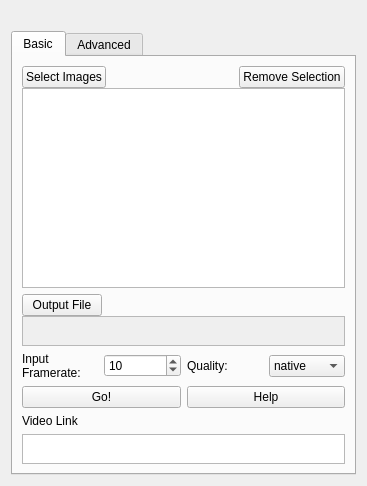
<?xml version="1.0" encoding="UTF-8"?>
<ui version="4.0">
 <class>SeedMeGUI</class>
 <widget class="QWidget" name="SeedMeGUI">
  <property name="geometry">
   <rect>
    <x>0</x>
    <y>0</y>
    <width>367</width>
    <height>486</height>
   </rect>
  </property>
  <property name="windowTitle">
   <string>Form</string>
  </property>
  <layout class="QVBoxLayout" name="verticalLayout_4">
   <item>
    <widget class="QLabel" name="SeedMeLabel">
     <property name="text">
      <string/>
     </property>
     <property name="pixmap">
      <pixmap>SeedMeImage.png</pixmap>
     </property>
     <property name="alignment">
      <set>Qt::AlignCenter</set>
     </property>
    </widget>
   </item>
   <item>
    <widget class="QTabWidget" name="SeedMeTabWidget">
     <property name="tabPosition">
      <enum>QTabWidget::North</enum>
     </property>
     <property name="currentIndex">
      <number>0</number>
     </property>
     <widget class="QWidget" name="tab">
      <attribute name="title">
       <string>Basic</string>
      </attribute>
      <layout class="QVBoxLayout" name="verticalLayout_3">
       <item>
        <layout class="QVBoxLayout" name="verticalLayout">
         <property name="spacing">
          <number>0</number>
         </property>
         <item>
          <layout class="QHBoxLayout" name="horizontalLayout">
           <item>
            <widget class="QPushButton" name="SelectImagesButton">
             <property name="text">
              <string>Select Images</string>
             </property>
            </widget>
           </item>
           <item>
            <spacer name="horizontalSpacer">
             <property name="orientation">
              <enum>Qt::Horizontal</enum>
             </property>
             <property name="sizeHint" stdset="0">
              <size>
               <width>40</width>
               <height>20</height>
              </size>
             </property>
            </spacer>
           </item>
           <item>
            <widget class="QPushButton" name="RemoveImagesButton">
             <property name="text">
              <string>Remove Selection</string>
             </property>
            </widget>
           </item>
          </layout>
         </item>
         <item>
          <widget class="QListWidget" name="ImagesListWidget"/>
         </item>
        </layout>
       </item>
       <item>
        <layout class="QVBoxLayout" name="verticalLayout_2">
         <property name="spacing">
          <number>0</number>
         </property>
         <item>
          <layout class="QHBoxLayout" name="horizontalLayout_2">
           <item>
            <widget class="QPushButton" name="OutputFileButton">
             <property name="text">
              <string>Output File</string>
             </property>
            </widget>
           </item>
           <item>
            <spacer name="horizontalSpacer_2">
             <property name="orientation">
              <enum>Qt::Horizontal</enum>
             </property>
             <property name="sizeHint" stdset="0">
              <size>
               <width>40</width>
               <height>20</height>
              </size>
             </property>
            </spacer>
           </item>
          </layout>
         </item>
         <item>
          <widget class="QTextEdit" name="OutputFilenameTextEdit">
           <property name="enabled">
            <bool>false</bool>
           </property>
           <property name="maximumSize">
            <size>
             <width>16777215</width>
             <height>30</height>
            </size>
           </property>
          </widget>
         </item>
        </layout>
       </item>
       <item>
        <layout class="QHBoxLayout" name="horizontalLayout_3">
         <item>
          <widget class="QLabel" name="FramerateLabel">
           <property name="text">
            <string>Input 
Framerate:</string>
           </property>
          </widget>
         </item>
         <item>
          <widget class="QSpinBox" name="FramerateCombobox">
           <property name="minimum">
            <number>1</number>
           </property>
           <property name="maximum">
            <number>120</number>
           </property>
           <property name="value">
            <number>10</number>
           </property>
          </widget>
         </item>
         <item>
          <widget class="QLabel" name="QualityLabel">
           <property name="text">
            <string>Quality:</string>
           </property>
          </widget>
         </item>
         <item>
          <widget class="QComboBox" name="QualityComboBox">
           <property name="currentIndex">
            <number>0</number>
           </property>
           <item>
            <property name="text">
             <string>native</string>
            </property>
           </item>
           <item>
            <property name="text">
             <string>highest</string>
            </property>
           </item>
           <item>
            <property name="text">
             <string>high</string>
            </property>
           </item>
           <item>
            <property name="text">
             <string>medium</string>
            </property>
           </item>
           <item>
            <property name="text">
             <string>low</string>
            </property>
           </item>
           <item>
            <property name="text">
             <string>lowest</string>
            </property>
           </item>
          </widget>
         </item>
        </layout>
       </item>
       <item>
        <layout class="QHBoxLayout" name="horizontalLayout_9">
         <item>
          <widget class="QPushButton" name="GoButton">
           <property name="text">
            <string>Go!</string>
           </property>
          </widget>
         </item>
         <item>
          <widget class="QPushButton" name="HelpButton">
           <property name="text">
            <string>Help</string>
           </property>
          </widget>
         </item>
        </layout>
       </item>
       <item>
        <widget class="QLabel" name="LinkLabel">
         <property name="text">
          <string>Video Link</string>
         </property>
         <property name="textFormat">
          <enum>Qt::RichText</enum>
         </property>
        </widget>
       </item>
       <item>
        <widget class="QTextBrowser" name="LinkBrowser">
         <property name="enabled">
          <bool>true</bool>
         </property>
         <property name="maximumSize">
          <size>
           <width>16777215</width>
           <height>30</height>
          </size>
         </property>
         <property name="html">
          <string>&lt;!DOCTYPE HTML PUBLIC &quot;-//W3C//DTD HTML 4.0//EN&quot; &quot;http://www.w3.org/TR/REC-html40/strict.dtd&quot;&gt;
&lt;html&gt;&lt;head&gt;&lt;meta name=&quot;qrichtext&quot; content=&quot;1&quot; /&gt;&lt;style type=&quot;text/css&quot;&gt;
p, li { white-space: pre-wrap; }
&lt;/style&gt;&lt;/head&gt;&lt;body style=&quot; font-family:'.SF NS Text'; font-size:13pt; font-weight:400; font-style:normal;&quot;&gt;
&lt;p style=&quot;-qt-paragraph-type:empty; margin-top:0px; margin-bottom:0px; margin-left:0px; margin-right:0px; -qt-block-indent:0; text-indent:0px;&quot;&gt;&lt;br /&gt;&lt;/p&gt;&lt;/body&gt;&lt;/html&gt;</string>
         </property>
         <property name="textInteractionFlags">
          <set>Qt::LinksAccessibleByKeyboard|Qt::LinksAccessibleByMouse|Qt::TextBrowserInteraction|Qt::TextEditable|Qt::TextEditorInteraction|Qt::TextSelectableByKeyboard|Qt::TextSelectableByMouse</set>
         </property>
        </widget>
       </item>
      </layout>
     </widget>
     <widget class="QWidget" name="tab_2">
      <attribute name="title">
       <string>Advanced</string>
      </attribute>
      <layout class="QVBoxLayout" name="verticalLayout_5">
       <item>
        <layout class="QVBoxLayout" name="verticalLayout_6">
         <property name="spacing">
          <number>0</number>
         </property>
         <item>
          <layout class="QHBoxLayout" name="horizontalLayout_4">
           <item>
            <widget class="QPushButton" name="APIKeyButton">
             <property name="text">
              <string>API Key Location</string>
             </property>
            </widget>
           </item>
           <item>
            <spacer name="horizontalSpacer_3">
             <property name="orientation">
              <enum>Qt::Horizontal</enum>
             </property>
             <property name="sizeHint" stdset="0">
              <size>
               <width>40</width>
               <height>20</height>
              </size>
             </property>
            </spacer>
           </item>
          </layout>
         </item>
         <item>
          <widget class="QTextEdit" name="APIKeyEdit">
           <property name="enabled">
            <bool>false</bool>
           </property>
           <property name="maximumSize">
            <size>
             <width>16777215</width>
             <height>25</height>
            </size>
           </property>
          </widget>
         </item>
        </layout>
       </item>
       <item>
        <layout class="QVBoxLayout" name="verticalLayout_7">
         <property name="spacing">
          <number>0</number>
         </property>
         <item>
          <layout class="QHBoxLayout" name="horizontalLayout_5">
           <item>
            <widget class="QLabel" name="TitleLabel">
             <property name="text">
              <string>Video Title:</string>
             </property>
            </widget>
           </item>
           <item>
            <spacer name="horizontalSpacer_4">
             <property name="orientation">
              <enum>Qt::Horizontal</enum>
             </property>
             <property name="sizeHint" stdset="0">
              <size>
               <width>40</width>
               <height>20</height>
              </size>
             </property>
            </spacer>
           </item>
          </layout>
         </item>
         <item>
          <widget class="QTextEdit" name="TitleEdit">
           <property name="maximumSize">
            <size>
             <width>16777215</width>
             <height>25</height>
            </size>
           </property>
          </widget>
         </item>
        </layout>
       </item>
       <item>
        <layout class="QHBoxLayout" name="horizontalLayout_6">
         <item>
          <widget class="QLabel" name="PermissionsLabel">
           <property name="text">
            <string>Permissions:</string>
           </property>
          </widget>
         </item>
         <item>
          <spacer name="horizontalSpacer_5">
           <property name="orientation">
            <enum>Qt::Horizontal</enum>
           </property>
           <property name="sizeHint" stdset="0">
            <size>
             <width>40</width>
             <height>20</height>
            </size>
           </property>
          </spacer>
         </item>
        </layout>
       </item>
       <item>
        <layout class="QHBoxLayout" name="horizontalLayout_7">
         <item>
          <widget class="QRadioButton" name="PrivateRadioButton">
           <property name="text">
            <string>Private</string>
           </property>
           <property name="checked">
            <bool>true</bool>
           </property>
          </widget>
         </item>
         <item>
          <widget class="QRadioButton" name="GroupRadioButton">
           <property name="text">
            <string>Group</string>
           </property>
          </widget>
         </item>
         <item>
          <widget class="QRadioButton" name="PublicRadioButton">
           <property name="text">
            <string>Public</string>
           </property>
          </widget>
         </item>
        </layout>
       </item>
       <item>
        <layout class="QHBoxLayout" name="horizontalLayout_8">
         <item>
          <widget class="QLabel" name="ShareLabel">
           <property name="text">
            <string>Share With:</string>
           </property>
          </widget>
         </item>
         <item>
          <spacer name="horizontalSpacer_6">
           <property name="orientation">
            <enum>Qt::Horizontal</enum>
           </property>
           <property name="sizeHint" stdset="0">
            <size>
             <width>40</width>
             <height>20</height>
            </size>
           </property>
          </spacer>
         </item>
        </layout>
       </item>
       <item>
        <widget class="QTextEdit" name="ShareEdit">
         <property name="enabled">
          <bool>false</bool>
         </property>
         <property name="toolTip">
          <string>A semicolon delimited list of email addresses to share your video with</string>
         </property>
         <property name="html">
          <string>&lt;!DOCTYPE HTML PUBLIC &quot;-//W3C//DTD HTML 4.0//EN&quot; &quot;http://www.w3.org/TR/REC-html40/strict.dtd&quot;&gt;
&lt;html&gt;&lt;head&gt;&lt;meta name=&quot;qrichtext&quot; content=&quot;1&quot; /&gt;&lt;style type=&quot;text/css&quot;&gt;
p, li { white-space: pre-wrap; }
&lt;/style&gt;&lt;/head&gt;&lt;body style=&quot; font-family:'.SF NS Text'; font-size:13pt; font-weight:400; font-style:normal;&quot;&gt;
&lt;p style=&quot;-qt-paragraph-type:empty; margin-top:0px; margin-bottom:0px; margin-left:0px; margin-right:0px; -qt-block-indent:0; text-indent:0px;&quot;&gt;&lt;br /&gt;&lt;/p&gt;&lt;/body&gt;&lt;/html&gt;</string>
         </property>
         <property name="textInteractionFlags">
          <set>Qt::LinksAccessibleByKeyboard|Qt::LinksAccessibleByMouse|Qt::TextBrowserInteraction|Qt::TextEditable|Qt::TextSelectableByMouse</set>
         </property>
        </widget>
       </item>
      </layout>
     </widget>
    </widget>
   </item>
  </layout>
 </widget>
 <resources/>
 <connections/>
</ui>
